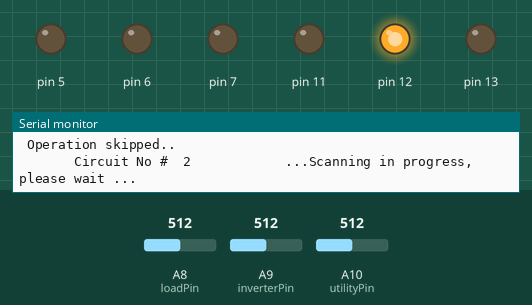
Recording of a sketch running on a simulated Arduino Mega 2560, built with avr-gcc and run on an emulated ATmega2560. On the bench: output pins drawn as LEDs (lit = HIGH), the last lines printed to the serial monitor. Dashed ring = blinking. The inputs (shaded band) are chosen by the test bench; at power-on: A8 (loadPin) = 512, A9 (inverterPin) = 512, A10 (utilityPin) = 512.

Above: at 1.2 s.
1.3 s: A8 (loadPin) set to 529
At 3.4 s:
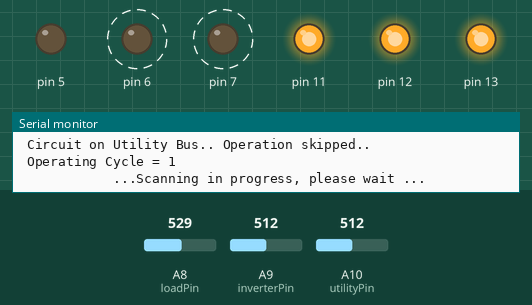
At 3.83 s:
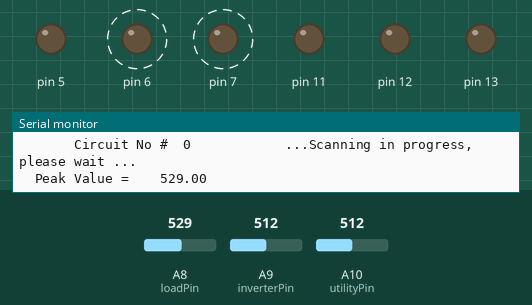
4.3 s: A9 (inverterPin) set to 206
At 5.11 s:
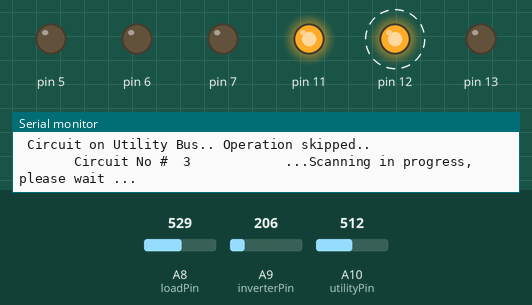
7.3 s: A9 (inverterPin) set to 177
10.3 s: A8 (loadPin) set to 511
At 11.19 s:
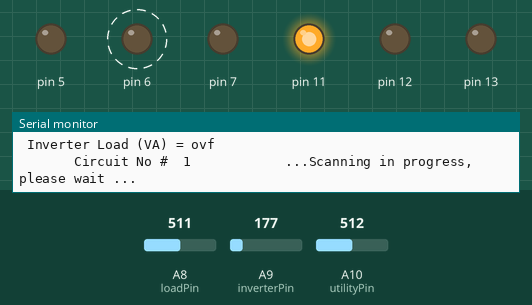
13.3 s: A10 (utilityPin) set to 204
16.3 s: A10 (utilityPin) set to 175
Timing chart, 0 to 20.3 s (numbered marks = the images above; inputs shaded):
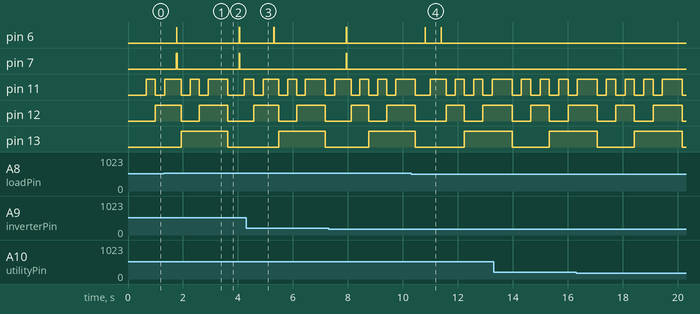

The sketch:

Code_100_08.ino
```cpp
 #include <EEPROM.h>
 #include <stdlib.h>
 int loadPin      = A8  ;
 int inverterPin  = A9  ;
 int utilityPin   = A10 ;

        float LineLoad [8] , UtilityLoad =0.00, InverterLoad = 0.00 ;
        float ICC = 0.00, ICCP =0.00 ; // Inverter Captive Capacity
        float IFC = 6000.00 ; // Inverter Full Load Capacity
        int cycle=0, line; bool relay_status [8] ;
        int nos = 0;

     float scanBus ( int, int ) ;
     float findUtilityLoad ()  ;
     float findInverterLoad () ;
     float ScanLineLoad (int line) ;
     void TransferInInverterBus (int line) ;
     void TransferToUtilityBus (int line) ;


  void setup() {
        Serial.begin(9600);
        pinMode(A8, INPUT); pinMode(5, OUTPUT); digitalWrite(5, LOW); pinMode(11, OUTPUT); digitalWrite(11, LOW);
        pinMode(A9, INPUT); pinMode(6, OUTPUT); digitalWrite(6, LOW); pinMode(12, OUTPUT); digitalWrite(12, LOW);
        pinMode(A10, INPUT); pinMode(7, OUTPUT); digitalWrite(7, LOW); pinMode(13, OUTPUT); digitalWrite(13, LOW);
     }

    void loop ()  {


        Serial.println (); Serial.print (" Operating Cycle = "); Serial.println (cycle);
        Serial.println (); Serial.println (); Serial.println ();
        UtilityLoad   = findUtilityLoad () ; // scanBus ( utilityPin, 200 ) ;
        InverterLoad  = findInverterLoad () ;// scanBus ( inverterPin, 200) ;
       // ICC = ((IFC -  InverterLoad  )/ IFC ) * 100.00 ;
       // Serial.print (" Inverter Captive Capacity (ICC)     = "); Serial.println (ICC);
      //  delay (1000) ;
       Serial.println () ; Serial.println () ;
      // Serial.println ("           * * * *        Memory cleaning in progress, please wait             * * * * ");
      // for (int i = 0 ; i < EEPROM.length() ; i++) {EEPROM.write(i, 0); }

      for (line = 0; line < 8 ; line++) {
          ICC = 0.00 ; ICCP = 0.00 ;
        //  UtilityLoad   = findUtilityLoad () ; // scanBus ( utilityPin, 200 ) ;
        //  InverterLoad  = findInverterLoad () ;// scanBus ( inverterPin, 200) ;
          LineLoad [line] = ScanLineLoad (line);
          ICC = ((IFC -  InverterLoad  )/ IFC ) * 100.00 ;
          ICCP = ((IFC - (InverterLoad + LineLoad [line] ) )/ IFC ) * 100.00 ;
          Serial.print (" ICC =  ") ; Serial.println (ICC) ;
          Serial.print (" ICCP =  ") ; Serial.println (ICCP) ;


        if (ICC>5.00) {                                            // ICC > 5% ..
          Serial.println (" Inverter Capacity is available.. ") ;
          if ( LineLoad [line] > 10.00 ) {                          // ICC > 5% & Circuit on inverter..
            Serial.println (" Circuit Loaded.. ");
            if ( relay_status [line] )  {                    // ICC > 5% & Circuit on inverter & Circuit loaded..
            Serial.println (" Circuit already in inverter Bus , operation skipped....");                                                     // ICC > 5% & Circuit on inverter & Circuit loaded..
                                                                // No action needed.
            } else if ( ! relay_status [line] ) {               // ICC > 5% & Circuit on utility..
                Serial.println (" Circuit on Utility Bus, ") ;
              //  InverterLoad  = findInverterLoad () ;
                Serial.print (" Inverter Load = ") ;  Serial.println (InverterLoad) ;
              //  ICC = ((IFC -  InverterLoad  )/ IFC ) * 100.00 ;
                Serial.print (" ICC = ") ;  Serial.println (ICC) ;
              //  ICCP = ((IFC - (InverterLoad + LineLoad [line] ) )/ IFC ) * 100.00 ;
                Serial.print (" ICCP =  ") ; Serial.println (ICCP) ;

                if (ICCP > 5.00)  {
                Serial.println (" Circuit shall be transferred to Inverter Bus, ") ;
                TransferInInverterBus (line);
                InverterLoad  = findInverterLoad () ;// scanBus ( inverterPin, 200) ;

                } else if ( ICCP < 5.00) {
                    Serial.println (" Inverter Will be out of Capacity for this circuit loading.. ") ;
                     Serial.println (" So Tranferring Process skipped.. ") ;
                }
                  //  ICCP = ((IFC - (InverterLoad - LineLoad [line] ) )/ IFC ) * 100.00 ;        // .. Circuit Transfered to Inverter
              }
                                              // No action
            } else if ( LineLoad [line] < 10.00 ) {
                Serial.println (" Circuit UnLoaded.. ");
                  if ( relay_status [line] )  {                    // ICC > 5% & Circuit on inverter & Circuit loaded..
                Serial.println (" Circuit on inverter Bus, shall be Transferred to Utility Bus.. "); //        // ICC > 5% & Circuit on inverter & Circuit loaded..
                  TransferToUtilityBus (line) ;
                  InverterLoad  = findInverterLoad () ;// scanBus ( inverterPin, 200) ;                                             // No action needed.
            } else if ( ! relay_status [line] ) {               // ICC > 5% & Circuit on utility..
                Serial.println (" Circuit on Utility Bus, ") ;
                Serial.println (" Operation skipped.. ") ;
                                            // .. Circuit Transfered to Inverter
              }
               // ICCP = ((IFC - (InverterLoad - LineLoad [line] ) )/ IFC ) * 100.00 ;                              // No action
            }

          } else if (ICC < 5.00 )  {                         //
              Serial.println (" Inverter is overloaded.. ") ;
                if ( LineLoad [line] > 10.00 ) {
                Serial.println (" Circuit loaded...  ") ;
                  if ( relay_status [line] )  {
                    Serial.println (" Circuit on Iverter Bus...  ") ;
                    Serial.println (" Circuit shall be Transferred to Utility Bus ...  ") ;
                    TransferToUtilityBus (line) ;
                    InverterLoad  = findInverterLoad () ;// scanBus ( inverterPin, 200) ;
                  } else if (! relay_status [line]) {
                      Serial.println (" Circuit on Utility Bus.. Operation skipped..  ") ;
                    }

                } else if (  LineLoad [line] < 10.00 ) {
                  Serial.println (" Circuit running without load..  ") ;
                    if ( relay_status [line] )  {
                      Serial.println (" Circuit on Iverter Bus!!!!  ") ;
                      Serial.println (" Circuit shall be Transferred to Utility Bus ...  ") ;
                      TransferToUtilityBus (line) ;
                      InverterLoad  = findInverterLoad () ;// scanBus ( inverterPin, 200) ;

                    } else if ( ! relay_status [line] ) {
                        Serial.println (" Circuit on Utility Bus.. Operation skipped..  ") ;
                      }
                  }
          }
        }
        cycle ++ ;

    }


// Function Definition Area //
                                        /**********************/

              float ScanLineLoad (int line) { // Start of ScanLineLoad () Function //
                    float sample [100] ;
                    float temp ;
                    Serial.println ();
                  //.  Serial.println ("           * * * *             Circuit Scanning in progress, please wait       * * * * ");
                    Serial.println ();
                    digitalWrite (11, line & 0x01);
                    digitalWrite(12, (line & 0x02) >> 1);
                    digitalWrite(13, (line & 0x04) >> 2); // Line selection
                  //.  delay (1000) ;
                    Serial.print ("       Circuit No #  ");  Serial.print (line);
                    temp = scanBus(loadPin, 200) ;
                    LineLoad [line] = (temp -512.00 ) * 0.017201929 *240.00 ;
                    if (LineLoad [line] < 10.00 ) LineLoad [line] = 0.00 ;
                    Serial.print(", Line Load (VA) = " ); Serial.println( LineLoad [line] );
                    return LineLoad [line] ;
                }


       float findUtilityLoad ()  {
        //. Serial.println (" Utility Bus ") ;
          float load ;
          float temp ;
          temp = scanBus (A10, 200) ;
          load = ( temp-87.00) * 0.039732746 * 240.00  ;
          if ( load< 160.00 ) load = 0.00 ;
          Serial.print(" Utility Load (VA) = " ); Serial.println(load );
          return load ;
       }

       float findInverterLoad () {
          Serial.println();
        //.  Serial.println (" Inverter Bus ") ;
          float load ;
          float temp ;
          temp = scanBus (A9, 200) ;
          load = ( temp - 87.00) * 0.039732746 * 240.00 ;
          if ( load< 160.00 ) load = 0.00 ;
          Serial.print(" Inverter Load (VA) = " ); Serial.println(load );
          return load ;
       }

      float scanBus ( int pin, int nos ) {  // Start of ScanInverterLoad () Function //
              float sample [nos] ;
              Serial.println ("            ...Scanning in progress, please wait ... "); Serial.println ();
              delay (100) ;
              for (int i=0 ; i<nos; i++)   sample [i]  =  analogRead(pin) ;    // reads line load at Pin A9
            //.  Serial.print ("             ---Scanning completed "); // Serial.println ("   Samples printing in progress ... ");

              // for (int i=0; i<nos; i++) { // sort in ascending order
                //. sample [i] =  abs ( sample [i] * (5.00/1023.00)) ;

                 // sample [i] =  abs ((( sample [i] * (5.00/1023.00))-0.503424) * 2011.00 )  ; // convert sample in VA
                //  Serial.print ("  Sample No = "); Serial.print (i);
                //  Serial.print (",  Value = "); Serial.println ( sample [i] );
            // }
            //  Serial.println (" Samples printing completed. ");
             // Serial.println (",   Finding peak Load in progress ... ");
              for (int i=1; i<=nos; i++) { // Finds peak Value and stores in 0 index
                if (sample [0] < sample [i]) {sample [0] = sample [i] ;
                }
              }
             // if ( sample [0]<= 10.00 ) sample [0] = 0.00 ;
               Serial.print ("  Peak Value =  \t"); Serial.println ( sample [0] );
              //  free (sample) ;
              // if (sample !=NULL) Serial.println("  Memory not reclaimed") ;
              return sample [0] ;
            }


                                          /**********************/

  void TransferInInverterBus (int line) {  // Start of TransferToInverterBus () Function //
        digitalWrite (7, HIGH); delay (10); digitalWrite (6, HIGH); delay (10);
        digitalWrite (6, LOW); delay (10); digitalWrite (7, LOW);
        relay_status [line] = HIGH;
      //  InverterLoad +=  LineLoad [line] ;
      //  ICC = ((IFC -  InverterLoad )/ IFC ) * 100.00 ;

        Serial.println ();Serial.println ();
      //.  Serial.println (" -- Circuit Transferred IN INV BUS -- ");
      //  Serial.print (" Inverter Load after Transfer IN = "); Serial.println ( InverterLoad );
      //  Serial.print (" Inverter Captive Capacity (ICC) after Transfer IN            = "); Serial.print (ICC, 2); Serial.println ("%");
      //.  Serial.print (" Relay Status = "); Serial.println ( relay_status [line] );
        return 0 ;
      } // End of TransferToInverterBus () Function //

  void TransferToUtilityBus (int line) {  // Start of TransferToUtilityBus () Function //
        digitalWrite (7, LOW); delay (10); digitalWrite (6, HIGH); delay (10);
        digitalWrite (6, LOW); delay (10); //digitalWrite (7, LOW);
        relay_status [line] = LOW;
      //  InverterLoad -=  LineLoad [line] ;
      //  ICC = ((IFC -  InverterLoad )/ IFC ) * 100.00 ;

        Serial.println (); Serial.println ();Serial.println ();
      //.  Serial.println (" -- Circuit Unloaded, Load Transferred to Utility Grid --  ");
      //  Serial.print (" Inverter Load after Transfer OUT = "); Serial.println ( InverterLoad );
      //  Serial.print (" Inverter Captive Capacity (ICC) after Transfer OUT            = "); Serial.print (ICC, 2); Serial.println ("%");
      //.  Serial.print (" Relay Status = "); Serial.println ( relay_status [line] );
        return 0 ;
      } // End of TransferToUtilityBus () Function //

                    
```

Measured:
- the behaviour switches between 514 and 515 on A8 (loadPin) (found by bisection; images 0 and 1)
- after the input at 1.3 s, pin 6: alternates HIGH for 0.01 s and LOW for 2.3 s, starting after 0.47 s; pin 7: alternates HIGH for 0.03 s and LOW for 2.3 s, starting after 0.46 s
- after the input at 10.3 s, pin 7: stays LOW (without the input it goes to HIGH after 1.3 s)
